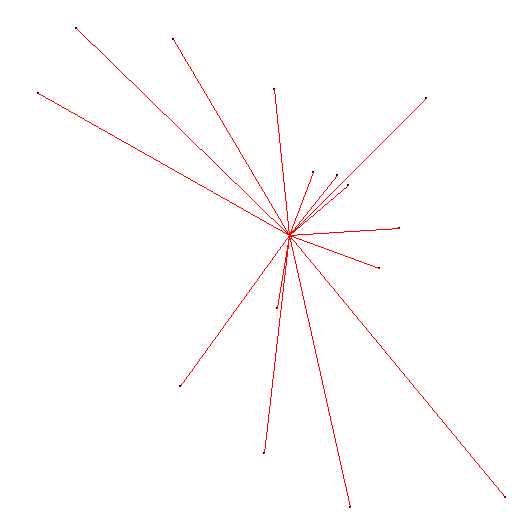

The Python source for this figure:
from PIL import Image, ImageDraw
import random
import numpy as np
import math
import cv2
import matplotlib.pyplot as plt

def generatePoints():
    radius = 5
    rangeX = (0, 512)
    rangeY = (0, 512)
    qty = 150  # or however many points you want

    # Generate a set of all points within 200 of the origin, to be used as offsets later
    # There's probably a more efficient way to do this.
    deltas = set()
    for x in range(-radius, radius+1):
        for y in range(-radius, radius+1):
            if x*x + y*y <= radius*radius:
                deltas.add((x,y))

    randPoints = []
    excluded = set()
    i = 0
    while i<qty:
        x = random.randrange(*rangeX)
        y = random.randrange(*rangeY)
        if (x,y) in excluded: continue
        randPoints.append((x,y))
        i += 1
        excluded.update((x+dx, y+dy) for (dx,dy) in deltas)
    return randPoints


def check(img):
    checklist=[]
    width,height=img.size
    # for x in range(width):
        # for y in range(height):
            # checklist.append(img.getcoord((x,y)))
    
    # print(checklist)
         
def mean(coords):
    # data = [[1, 2, 2], [1, 2, 1], [1, 1, 1]]
    mean = [sum(x)/len(x) for x in zip(*coords)]
    return mean

def cartesian_to_polar(x, y):
    r = math.sqrt(x ** 2 + y ** 2)
    theta = math.atan2(y, x)
    # theta=math.degrees(theta)
    return r, theta

def polar_coordinates(mean, rpts):
    # Load the image
    # image = Image.open("gen_img.png")

    # Determine the coordinates of the specific point (center)
    # center_pixel_value = image[center_y, center_x]
    mean_x,mean_y=mean

    new_cartesians=[]
    new_polars = []
    for pixel_coord in rpts:
        x, y = pixel_coord[0] - mean_x, pixel_coord[1] - mean_y
        r, theta = cartesian_to_polar(x, y)
        new_cartesians.append((x,y))
        new_polars.append((r,theta))

    return new_cartesians,new_polars

def drawLine(img_path,mean, new_coords):
    img=Image.open(img_path)
    draw=ImageDraw.Draw(img)
    m_x,m_y=mean
    for coord in new_coords:
        x1,y1=coord
        x,y=x1+m_x,y1+m_y
        coordinate=(x,y)
        # print(m_x,m_y,x,y)
        draw.line([m_x,m_y,x,y],fill='red',width=0)
    img.save("./points.png")

def draw_point_with_width(draw, rpts, width, color):
    # draw = ImageDraw.Draw(image)

    for x,y in rpts:
        # Calculate the coordinates of the rectangle or circle
        x1, y1 = x - width // 2, y - width // 2
        x2, y2 = x1 + width - 1, y1 + width - 1

        # Draw the rectangle or circle (you can choose one of the options)
        # draw.rectangle([x1, y1, x2, y2], fill=color)  # Option 1: Rectangle
        draw.ellipse([x1, y1, x2, y2], fill=color)   # Option 2: Circle

    # del draw



def cart2pol(pts):
    polar=[]
    for pt in pts:
        x,y=pt
        rho = np.sqrt(x**2 + y**2)
        phi = np.arctan2(y, x)
        polar.append((rho,phi))

    return(polar)

def best_fit_ellipse(pts):
    points=np.array(pts)
    points_float32=points.astype(np.float32)
    ellipse=cv2.fitEllipse(points_float32)
    print(points_float32)

    (center_x, center_y), (major_axis, minor_axis), angle = ellipse=ellipse

    # Create a scatter plot for the original points
    plt.scatter(points[:, 0], points[:, 1], label='Points')

    # Draw the best fit ellipse
    ellipse_patch = plt.Circle((center_x, center_y), major_axis / 2, angle=angle, fill=False, edgecolor='r', label='Best Fit Ellipse')
    plt.gca().add_patch(ellipse_patch)

    plt.xlabel('X')
    plt.ylabel('Y')
    plt.title('Best Fit Ellipse')
    plt.legend()
    # plt.axis('equal')  # Set equal aspect ratio for both axes
    plt.grid(True)
    plt.savefig('best_fit_ellipse2.png')
    plt.show()




gen_img=Image.new('RGB',(512,512),(255,255,255))

draw=ImageDraw.Draw(gen_img)
rpts=generatePoints()
# draw.point(xy=rpts,fill=(0,0,0))
draw_point_with_width(draw,rpts,2,(0,0,0))

mean=mean(rpts)
draw.point(xy=mean,fill="red")

new_cartesians,new_polars=polar_coordinates(mean, rpts)

gen_img.save('gen_pts.png')
# print(new_cartesians)
drawLine('gen_pts.png',mean,new_cartesians)
print(new_cartesians)
print(new_polars)


# check(gen_img)
# bin_img=gen_img.convert('1')
# bin_img.save('gen_img.png')
# print("Break")
# check(bin_img)

# rpts=generatePoints()
# print(rpts) # these are self-generated points, write code to find points on image

# mean=mean(rpts)

# mean_coord=mean(rpts)
# print(mean_coord)

# print(cart2pol(rpts))
# print(bin_img.mode)


x=[item[0] for item in new_polars]
y=[item[1] for item in new_polars]

plt.scatter(x,y)
plt.xlabel("r")
plt.ylabel("theta")
plt.title("r vs theta")
plt.grid(True)
plt.savefig("r_vs_theta.png")

best_fit_ellipse(new_polars)